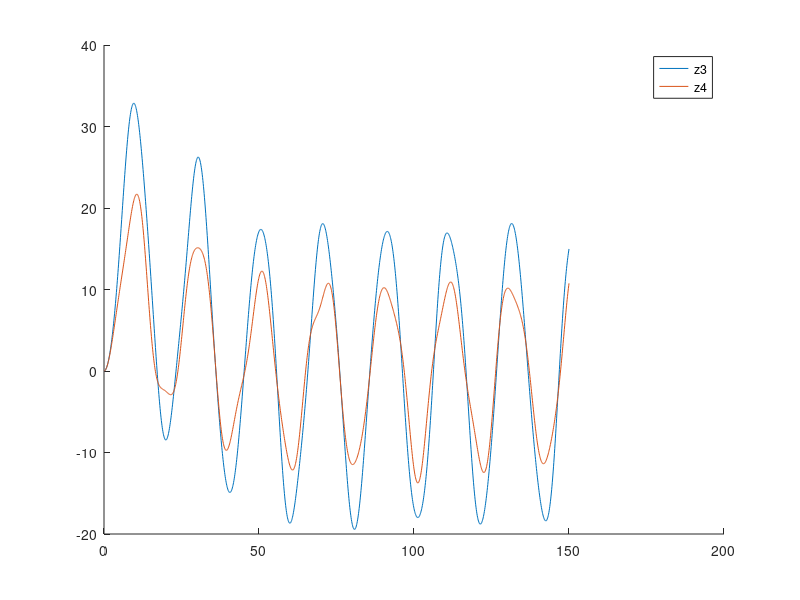

The MATLAB script that drew this image:
function parcial3_franco_yudica

  ti = 0.0;
  tf = 150.0;
  dt = 1e-1;
  t = ti : dt : tf;
  M = [4, 0, 0, 0; 0, 4, 0, 0; 0, 0, 4, 0; 0, 0, 0, 4];
  K = [2, -1, 0, 0; -1, 2, -1, 0; 0, -1, 2, -1; 0, 0, -1, 2];
  b = [10; 5; 5; 5];

  # Datos iniciales
  zi = zeros(4, 1);
  dzi = zeros(4, 1);

  # 1) Diferencia central ------------------------------------------------------
  # Calculo z(ti - dt)
  start_prev = zi - dt * dzi + dt * dt * 0.5 * inverse(M) * (b * g(ti) - K * zi);

  # Matrices / Vectores coeficientes usados en la regla secuencial de diferencia cetral
  I = [1, 0, 0, 0; 0, 1, 0, 0; 0, 0, 1, 0; 0, 0, 0, 1]; # Matriz identidad 4x4
  Z = [start_prev, zi];
  a = dt * dt * inverse(M) * b;
  B = 2.0 * I - dt * dt * inverse(M) * K;

  for i = 2 : length(t)

    t_current = t(i);
    y_previous = Z(:, i - 1);
    y_current = Z(:, i);

    Z(:, i + 1) = g(t_current) * a + B * y_current - y_previous;

  endfor

  # 2) El valor aproximado de Z1(ti)--------------------------------------------
  # Para hacerlo, debo calcular el indice correspondiete
  # a ese tiempo, el cual se encuentra en t
  # Se observa que el indice del tiempo es 501, pero el de Z tiene que ser
  # 502, pues cuando defino Z, agrego el valor previo y el valor inicial, razón por
  # la cuál Z cotiene 1 elemento mas que t. Entonces el valor de Z1 se encuentra en la
  # primer fila, y en la 502 columna de Z
  t(500 + 1)
  Z1_t50 = Z(1, 502)

  # 3) Grafico Z3 y Z4. --------------------------------------------------------
  hold on
  z3 = Z(3, 2 : length(Z));
  z4 = Z(4, 2 : length(Z));
  plot(t, z3);
  plot(t, z4);
  legend("z3", "z4")

  # 4) Calculo la derivada primera de Z3 ---------------------------------------
  v3 = [];
  for i = 1 : length(z3)
    v3(i) = get_derivative(z3, i, dt);
  endfor

  #plot(t, v3);

  # 5) Calculo la integral de v3²
  # Para hacer eso, tengo que elevar al
  # cuadrado a cada uno de los valores de v3,
  # y luego, aplicar algún método de integración
  v3_sqrd = power(v3, 2.0);
  integral_v3_sqrd = compound_simpson(v3_sqrd, dt)

endfunction

function [result] = get_derivative(y, index, dt)
  # Funcion que utiliza el método adecuado para calcular
  # la derivada de acuerdo al indice de la misma. Es por eso que
  # se toma como parámetro al índice y se consideran los 3 casos

  # Derivada primera asimétrica hacia adelante
  if index == 1
    result = 1.0 / (2.0 * dt) * (-3.0 * y(1) + 4.0 * y(2) - y(3));

  # Derivada primera asimétrica hacia atras
  elseif index == length(y)
    result = 1.0 / (2.0 * dt) * (3.0 * y(index) - 4.0 * y(index - 1) + y(index - 2));

  # Derivada cetral
  else
    result = 1.0 / (2.0 * dt) * (y(index + 1) - y(index - 1));
  endif

endfunction


function [result] = compound_simpson(y, dt)
  n = length(y);
  accum = y(1) + y(n);

  # Suma impares (suponiendo que empieza desde el indice 0)
  for i = 2 : 2 : n -1
    accum += 4.0 * y(i);
  endfor

  # Suma pares (suponiendo que empieza desde el indice 0)
  for i = 3 : 2 : n - 1
    accum += 2.0 * y(i);
  endfor

  result = (dt / 3.0) * accum;

endfunction


function [result] = g(t)
  # g es una función por partes, es por eso que la defino
  # con una función
  result = 0.0;
  if (t <= 50)
    result = 1.0 - t / 50.0;
  endif
endfunction
